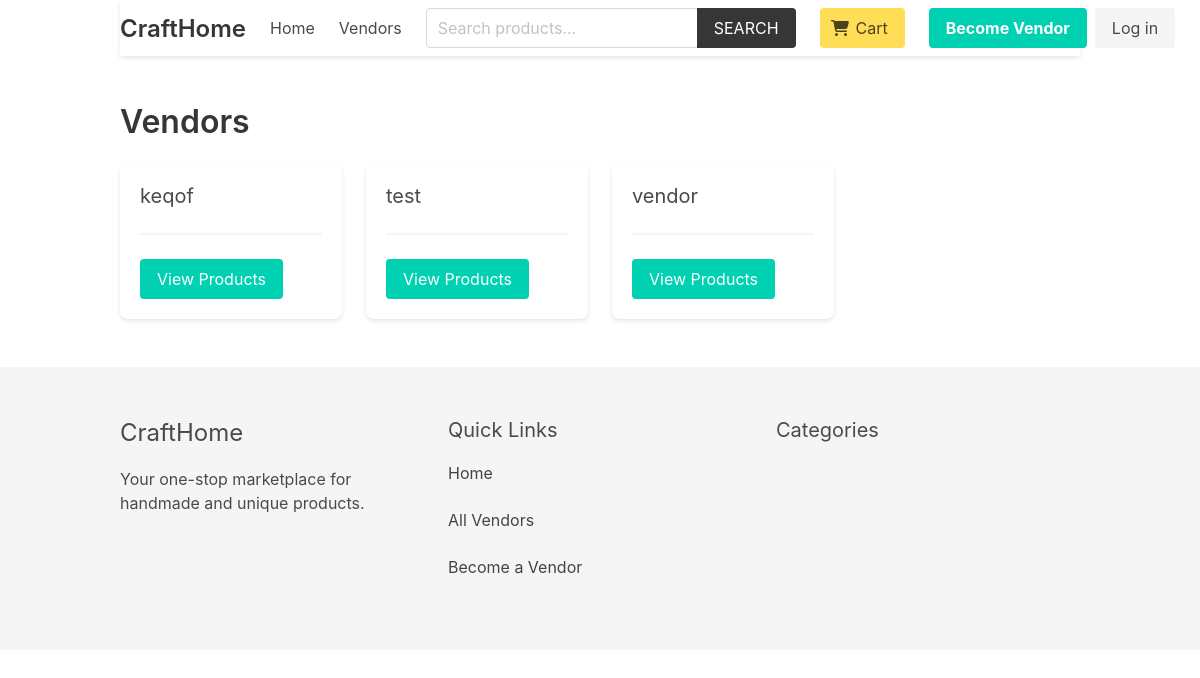
Before: /vendor/ with the older database file.
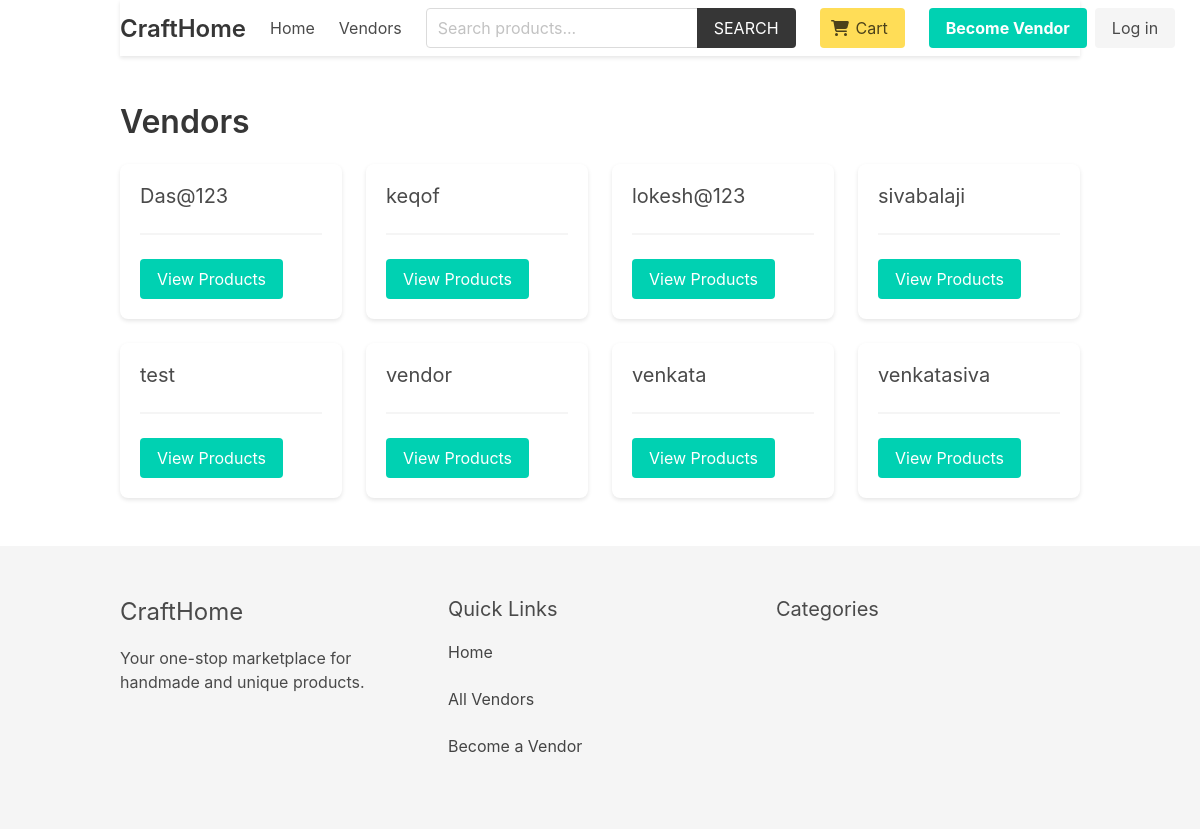
After: the same page with the newer database file.
### vendor/models.py (models this page shows, shortened)
class Vendor(models.Model):
    name = models.CharField(max_length=255)
    created_at = models.DateTimeField(auto_now_add=True)
    created_by = models.OneToOneField(User, related_name='vendor', on_delete=models.CASCADE)
    class Meta:
        ordering = ['name']

### vendor/views.py (the view)
# urls.py: path('', views.vendors, name="vendors"),
def vendors(request):
    vendors = Vendor.objects.all()
    return render(request, 'vendor/vendors.html', {'vendors': vendors})

### templates/vendor/vendors.html (shortened to what this page needs)
{% extends 'core/base.html' %}
{% block content %}
    <h1 class="title">Vendors</h1>
    <div class="columns is-multiline">
        {% for vendor in vendors %}
            <div class="column is-3">
                <div class="box">
                    <h2 class="subtitle">
                        {{ vendor.name }}
                    </h2>
                    <hr>
                    <a href="{% url 'vendor:vendor' vendor.id %}" class="button is-primary ">View Products</a>
                </div>
            </div>
        {% endfor %}
    </div>
{% endblock content %}

Changed rows visible on the page:
added Vendor: name "Das@123"
added Vendor: name "lokesh@123"
added Vendor: name "sivabalaji"
added Vendor: name "venkata"
added Vendor: name "venkatasiva"
